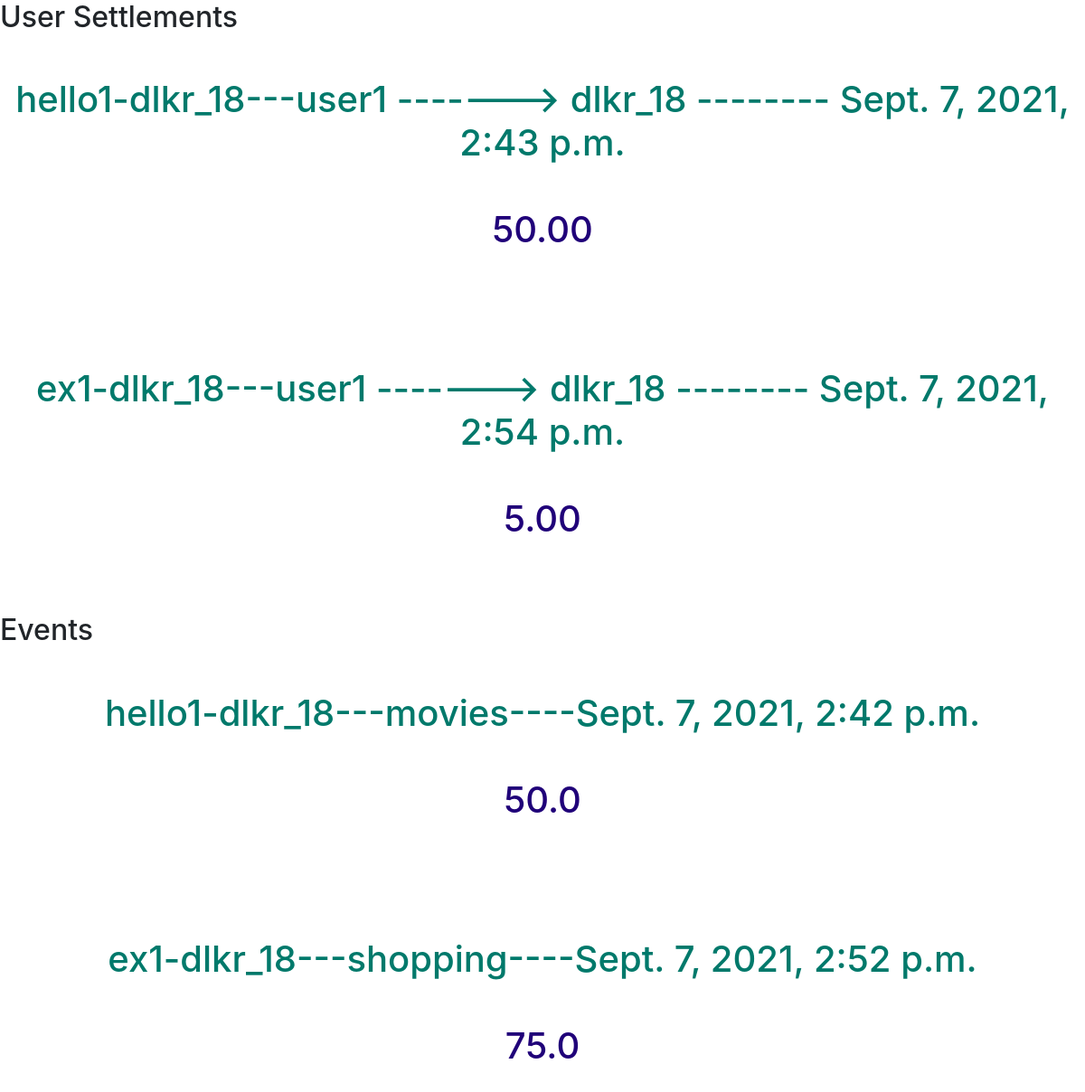
The app's page /core/activity/ (signed in) with its own data.
### core/models.py (models this page shows, shortened)
class settlement(models.Model):
    groupName = models.CharField(max_length=128)
    groupAdmin = models.ForeignKey(User,on_delete=models.CASCADE, related_name="SettleAdmin",default=1)
    user1 = models.ForeignKey(User,on_delete=models.CASCADE, related_name="user1settlement")
    user2 = models.ForeignKey(User,on_delete=models.CASCADE, related_name="user2settlement")
    amount = models.DecimalField(max_digits=15, decimal_places=2)
    done_at = models.DateTimeField(auto_now_add=True)

class Event(models.Model):
    groupName = models.CharField(max_length=128)
    groupAdmin = models.ForeignKey(User,on_delete=models.CASCADE, related_name="EventAdmin",default=1)
    created_by = models.ForeignKey(settings.AUTH_USER_MODEL,default=1,on_delete=models.CASCADE)
    payers = models.CharField(max_length=256)
    bearers = models.CharField(max_length=256)
    description = models.CharField(max_length=256)
    created_at = models.DateTimeField(auto_now_add=True)
    eventType = models.CharField(max_length=9,choices=EVENT_TYPE_CHOICES,default="equal")

### core/views.py (the view)
# urls.py: path('activity/',views.activity,name='activity')
def activity(request):
    user_settlements = settlement.objects.filter(user1=request.user) | settlement.objects.filter(user2=request.user)
    groups_list = Group.objects.filter(member=request.user) | Group.objects.filter(groupAdmin=request.user)
    events_list = []
    for group in groups_list:
        events_list.extend(Event.objects.filter(groupName=group.groupName,groupAdmin=group.groupAdmin))
    event_debt = {}
    for event in events_list:
        if(event.eventType=='unequal'):
            bearer = eval(event.bearers)
            if request.user.username in bearer :
                event_debt[event]=bearer[request.user.username]
        elif(event.eventType=='equal'):
            payers = eval(event.payers)
            print(payers)
            total_event_paid = 0
            for paid_amount in payers.values():
                total_event_paid=total_event_paid+paid_amount
            group_objects = Group.objects.filter(groupName = event.groupName,groupAdmin = event.groupAdmin)
            totol_members_in_group=1
            for group_object in group_objects:
                totol_members_in_group +=1
            user_net_amount = 0
            if request.user.username in payers:
                user_net_amount += payers[request.user.username]
            user_net_amount -= total_event_paid/totol_members_in_group
            event_debt[event]=user_net_amount
    return render(request,'core/activity.html',{'event_debt':event_debt,'user_settlements':user_settlements})

### core/templates/core/activity.html (shortened to what this page needs)
{% extends 'core/base_user.html' %}
{% block content %}
    <h2>User Settlements</h2>
    {%if user_settlements%}
    {% for settlement in user_settlements %}
    <h1 class='mt-5' style="text-align:center; color:#00796b;">{{settlement.groupName}}-{{settlement.groupAdmin.username}}---{{settlement.user1.username}} -------> {{settlement.user2.username}} -------- {{settlement.done_at}} </h1>
    {%if settlement.amount > 0%}
    <h1 class='mt-5' style="text-align:center; color:#200079;">{{settlement.amount}}</h1>
    {%else%}
    <h1 class='mt-5' style="text-align:center; color:#ce3434;">{{settlement.amount}}</h1>
    {%endif%}
      <br><br><br>
      {% endfor %}
      {%else%}
       <h1 class='mt-5' style="text-align:center; color:#00796b;" >No Settlements</h1>
    {%endif%}
    <h2>Events</h2>
    {%if event_debt%}
        {% for event,value in event_debt.items %}
        <h1 class='mt-5' style="text-align:center; color:#00796b;">{{event.groupName}}-{{event.groupAdmin.username}}---{{event.description}}----{{event.created_at}}   </h1>
        {%if value > 0%}
    <h1 class='mt-5' style="text-align:center; color:#200079;">{{value}}</h1>
    {%else%}
    <h1 class='mt-5' style="text-align:center; color:#ce3434;">{{value}}</h1>
    {%endif%}
          <br><br><br>
          {% endfor %}
          {%else%}
           <h1 class='mt-5' style="text-align:center; color:#00796b;" >No Events</h1>
    {%endif%}
{% endblock %}

### records on screen
settlement: groupName "hello1", groupAdmin.username "dlkr_18", user1.username "user1", user2.username "dlkr_18", done_at "Sept. 7, 2021, 2:43 p.m.", amount "50.00"
settlement: groupName "ex1", groupAdmin.username "dlkr_18", user1.username "user1", user2.username "dlkr_18", done_at "Sept. 7, 2021, 2:54 p.m.", amount "5.00"
Event: groupName "hello1", groupAdmin.username "dlkr_18", description "movies", created_at "Sept. 7, 2021, 2:42 p.m.", value "50.0"
Event: groupName "ex1", groupAdmin.username "dlkr_18", description "shopping", created_at "Sept. 7, 2021, 2:52 p.m.", value "75.0"
